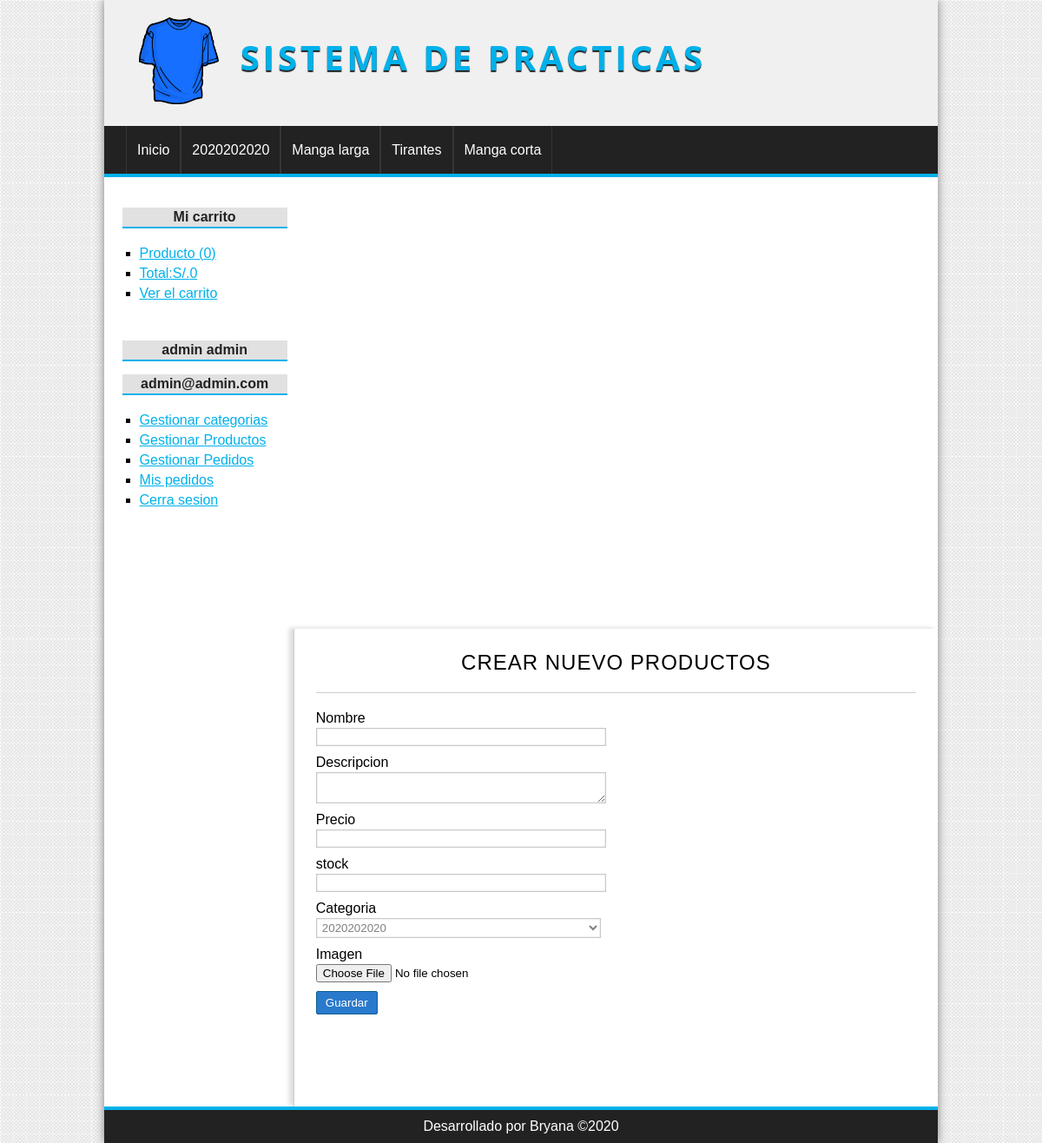
Page /producto/crear (signed in) on the committed database.
### tables this page shows
CREATE TABLE IF NOT EXISTS `categorias` (
  `id` int(255) NOT NULL AUTO_INCREMENT,
  `nombre` varchar(100) NOT NULL,
  PRIMARY KEY (`id`)
);

### config/db.php (called while the page is built)
<?php
class Database
{
	public static function connect()
	{
		$bd = new mysqli('localhost','root','','tienda_master');
		$bd ->query("SET NAMES 'UTF-8'");
		return $bd;
	}
}
?>

### helpers/utils.php (called while the page is built, shortened)
<?php
class Utils{
	public static function showCategorias(){
		require_once 'models/categoria.php';
		$categoria = new Categoria();
		$categorias = $categoria->getAll();
		return $categorias;
	}
}
?>

### models/categoria.php (called while the page is built, shortened)
<?php
class Categoria{
	private $db;
	public function __construct(){
		$this->db = Database::connect();
	}
	public function getAll(){
		$categorias = $this->db->query("SELECT * FROM categorias ORDER BY id DESC ");
		return $categorias;
	}
}
?>

### controllers/productoController.php (called while the page is built, shortened)
<?php
class productoController{
	public function crear(){
		require_once 'views/producto/crear.php';
	}
}
?>

### views/producto/crear.php (the view, shortened to what this page needs)
<?php if (isset($edit) && isset($pro) && is_object($pro)): ?>
	<h1>EDITAR PRODUCTOS<?=' '.$pro->nombre?></h1>
	<?php $url_action = base_url."producto/save&id=".$pro->id?>
<?php else:?>
	<h1>CREAR NUEVO PRODUCTOS</h1>
	<?php $url_action = base_url."producto/save"?>
<?php endif?>
<div class="form_container">
	<form method="POST" enctype="multipart/form-data"action="<?=$url_action?>" >
		<label for="nombre">Nombre</label>
		<input type="text" name="nombre" value="<?=isset($pro) && is_object($pro)? $pro->nombre : '';?>">
		<label for="descripcion">Descripcion</label>
		<textarea name="descripcion"><?=isset($pro) && is_object($pro)? $pro->descripcion : '';?></textarea>
		<label for="precio">Precio</label>
		<input type="text" name="precio" value="<?=isset($pro) && is_object($pro)? $pro->precio : '';?>" >
		<label for="stock">stock</label>
		<input type="number" name="stock" value="<?=isset($pro) && is_object($pro)? $pro->stock : '';?>">
		<label for="categoria">Categoria</label>
		<?php $categorias = Utils::showCategorias()?>
		<select name="categoria">
			<?php while ($cat = $categorias->fetch_object()):?>
				<option value="<?=$cat->id?>" <?=isset($pro) && is_object($pro) && $cat->id == $pro->categoria_id ? 'selected' : '';?>>
					<?=$cat->nombre?>
				</option>
			<?php endwhile; ?>
		</select>
		<label for="imagen">Imagen</label>
		<input type="file" name="imagen">
		<input type="submit" value="Guardar">
	</form>
</div>

### views/layout/header.php (shortened to what this page needs)
<!DOCTYPE html>
<html lang="es">
<head>
	<link rel="stylesheet" href="<?=base_url?>assets/css/styles.css">
</head>
<body>
	<div id="container">
		<header id="header">
			<div id="logo">
				<img src="<?=base_url?>assets/img/camiseta.png" alt="TIENDA ONLINE">
				<a href="<?=base_url?>">
					SISTEMA DE PRACTICAS
				</a>
			</div>
		</header>
		<?php $categorias = Utils::showCategorias();?>
		<nav id="menu" class="">
			<ul>
				<li>
					<a href="<?=base_url?>">Inicio</a>
				</li>
				<?php while ($cat = $categorias->fetch_object()): ?>
					<li>
						<a href="<?=base_url?>categoria/ver&id=<?=$cat->id?>"><?=$cat->nombre?></a>
					</li>
				<?php endwhile;?>
			</ul>
		</nav>
		<div id="content">

### assets/css/styles.css (style rules this page uses)
* { padding: 0px; margin: 0px; font-family: sans-serif, Helvetica, Arial; }
body { background: url(../img/bg.png); }
a { color: #01B1EA; }
#container { width: 80%; margin: 0px auto; box-shadow: 0px 0px 10px gray; background: white; }
#header { height: 145px; background: #F0F0F0; }
#logo { padding: 20px; margin-left: 20px; float:left; }
#logo img { float:left; height: 100px; }
#logo a { float:left; font-size: 40px; letter-spacing: 4px; font-family: 'Open Sans', Helvetica, Arial; text-transform: uppercase; color: #01B1EA; font-weight: bold; text-decoration: none; margin-top: 18px; margin-left: 25px; text-shadow: 0px 2px 1px #222222; transition: all 300ms; }
#menu { clear:both; background: #222; color: white; height: 55px; border-bottom: 4px solid #01B1EA; }
#menu ul { list-style: none; text-decoration: none; margin: 0px auto; margin-left: 25px; }
#menu ul li { line-height: 55px; float:left; border-right: 1px solid #363636; }
#menu a { display: block; color: white; text-decoration: none; padding-left: 12px; padding-right: 12px; transition: all 300ms; }
#menu a:first-child { border-left: 1px solid #363636; }
#content { margin: 0px auto; overflow: hidden; background: white; }
.form_container { width:50%;  }
label, input[type="text"], input[type="password"], input[type="email"], input[type="number"], select, textarea { display:block; width: 95%; margin-top: 2px; margin-bottom: 2px; }
input[type="text"], input[type="password"], input[type="email"], input[type="number"], select, textarea { border: 1px solid #C9C9C9; box-shadow: 0px 0px 2px #ccc inset; background: white; padding: 2px; color: gray; transition: all 300ms; }
input[type="button"], input[type="submit"], button, .button { display: block; border-radius: 2px; width: auto; padding: 5px; padding-left: 10px; padding-right: 10px; color: white; background: #2979CD; border: 1px solid #11608E; cursor:pointer; }
label, input[type="button"], input[type="submit"], button { display:block; margin-top: 10px; }
#central h1 { font-size: 24px; font-weight: normal; letter-spacing: 1px; text-align: center; border-bottom: 1px solid #ccc; margin-bottom: 20px; padding: 20px; padding-top: 0px; }

### rows in the picture
categorias: nombre "2020202020"
categorias: nombre "Manga larga"
categorias: nombre "Tirantes"
categorias: nombre "Manga corta"

### other values in the picture
$stats['count'] "0"
$stats['total'] "0"
$_SESSION['identityt']->nombre "admin"
$_SESSION['identityt']->apellidos "admin"
$_SESSION['identityt']->email "admin@admin.com"
form field categoria "2020202020"
